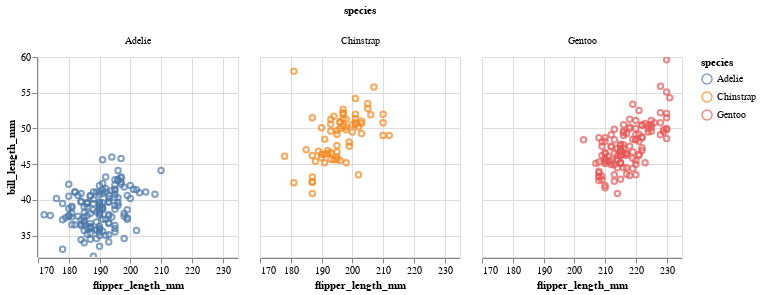

This figure's notebook cell:
### Markdown cell above
### Faceting

Easily create multiple views of a dataset with *faceting*

### Code cell
(
    alt.Chart(penguins)
    .mark_point()
    .encode(
        x=alt.X("flipper_length_mm:Q", scale=alt.Scale(zero=False)),
        y=alt.Y("bill_length_mm:Q", scale=alt.Scale(zero=False)),
        color="species:N",
    )
    .properties(width=200, height=200)
    .facet(column="species")
    .interactive()
)

### Figure 1 — Vega-Lite specification as saved in the notebook (floating-point values rounded to 4 significant figures; data arrays with more than 128 entries replaced by an {"elided": "..."} marker saying what was removed)
{"config": {"view": {"continuousWidth": 300, "continuousHeight": 300}}, "data": {"name": "data-6e6be28484bfcb7bdf9764c3163fc5aa"}, "facet": {"column": {"field": "species", "type": "nominal"}}, "spec": {"mark": {"type": "point"}, "encoding": {"color": {"field": "species", "type": "nominal"}, "x": {"field": "flipper_length_mm", "scale": {"zero": false}, "type": "quantitative"}, "y": {"field": "bill_length_mm", "scale": {"zero": false}, "type": "quantitative"}}, "height": 200, "name": "view_1", "width": 200}, "params": [{"name": "param_4", "select": {"type": "interval", "encodings": ["x", "y"]}, "bind": "scales", "views": ["view_1"]}], "$schema": "https://vega.github.io/schema/vega-lite/v5.8.0.json", "datasets": {"data-6e6be28484bfcb7bdf9764c3163fc5aa": {"elided": "344 records"}}}
